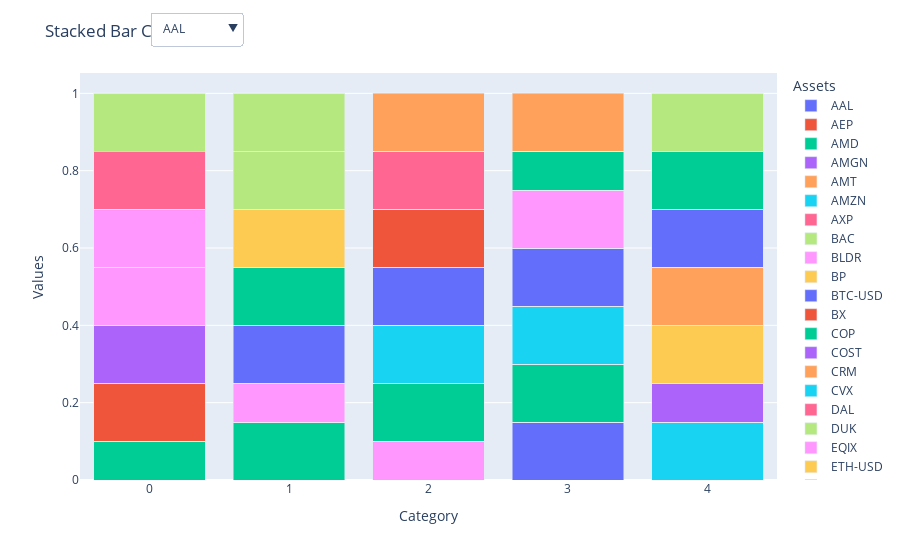

Here is the notebook cell this chart was saved with:
### Code cell
import plotly.express as px

# Assuming df is your DataFrame with data
fig = px.bar(df, barmode='stack')
fig.update_layout(
    title='Stacked Bar Chart',
    xaxis=dict(title='Category'),
    yaxis=dict(title='Values'),
    legend=dict(title='Assets'),
)
# Create dropdown menu for variable selection
buttons = [
    dict(label=var, method='update', args=[{'visible': [col == var for col in df.columns]}])
    for var in df.columns
]
# Add an option to reset the graph
buttons.append(
    dict(label="Reset", method="update", args=[{'visible': [True] * len(df.columns)}])
)

fig.update_layout(
    updatemenus=[
        dict(
            buttons=buttons,
            direction='down',
            showactive=True,
            x=0.1,
            xanchor='left',
            y=1.15,
            yanchor='top'
        ),
    ]
)
fig.show()
